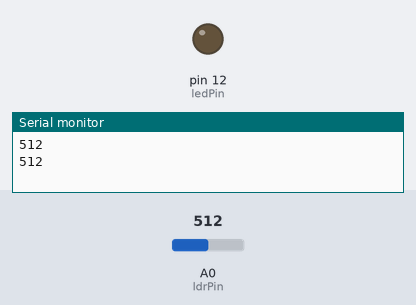
The sketch below on a simulated Arduino Uno, built with avr-gcc and run on an emulated ATmega328P. On the bench: output pins drawn as LEDs (lit = HIGH), the last lines printed to the serial monitor. The test bench sets the inputs (shaded band); at power-on: A0 (ldrPin) = 512.

Above: at 1.8 s.
1.9 s: A0 (ldrPin) set to 209
3.4 s: A0 (ldrPin) set to 186
At 5.0 s:
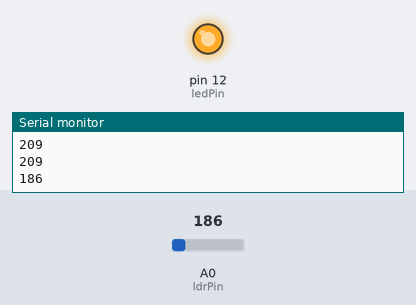
5.5 s: A0 (ldrPin) set to 210
At 6.6 s:
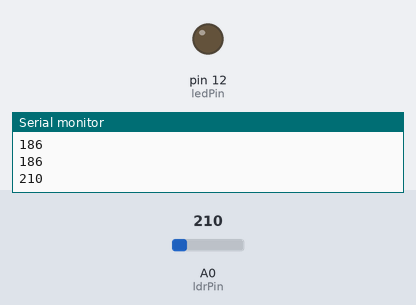
7.5 s: A0 (ldrPin) set to 190
At 9.3 s:
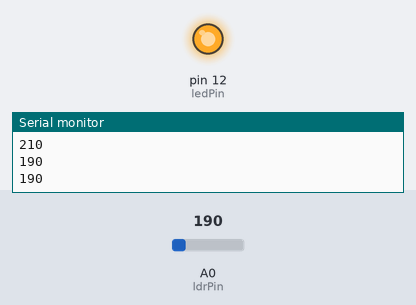
Timing chart, 0 to 10.5 s (numbered marks = the images above; inputs shaded):
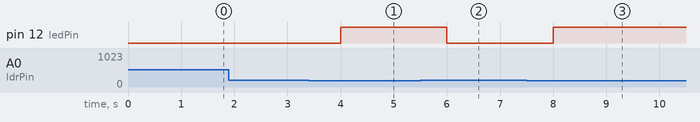

Measured:
- the behaviour switches between 200 and 199 on A0 (ldrPin) (found by bisection; images 0 and 1)
- after the input at 3.4 s, pin 12 (ledPin): LOW → HIGH after 0.60 s
- after the input at 5.5 s, pin 12 (ledPin): HIGH → LOW after 0.50 s
- after the input at 7.5 s, pin 12 (ledPin): LOW → HIGH after 0.50 s

The sketch:

LDRSensor2.ino
```cpp
const int ledPin = 12;

const int ldrPin = A0;

int count=0;


void setup() {

Serial.begin(9600);

pinMode(ledPin, OUTPUT);

pinMode(ldrPin, INPUT);

}


void loop() {

int ldr = analogRead(ldrPin);

if (ldr >= 200) {
digitalWrite(ledPin, LOW);

//Serial.print("Its daytime");


Serial.println(ldr);
delay(1000);

} else {


digitalWrite(ledPin, HIGH);

//Serial.print("Its Night Time");
count++;
Serial.println(ldr);
delay(1000);
}

//Serial.println(ldr);

}
```
